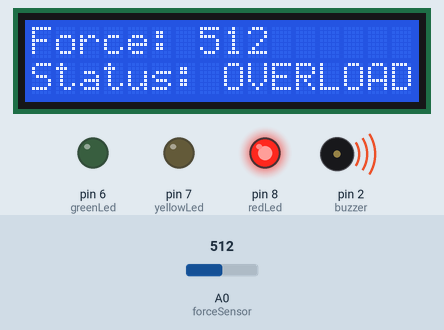
This sketch was run on a simulated Arduino Uno, built with avr-gcc and run on an emulated ATmega328P. Parts: 16×2 character LCD, output pins drawn as LEDs (lit = HIGH), buzzer (waves = sounding). The test bench sets the inputs (shaded band); at power-on: A0 (forceSensor) = 512.

Above: at 2.2 s.
2.3 s: A0 (forceSensor) set to 379
At 2.8 s:
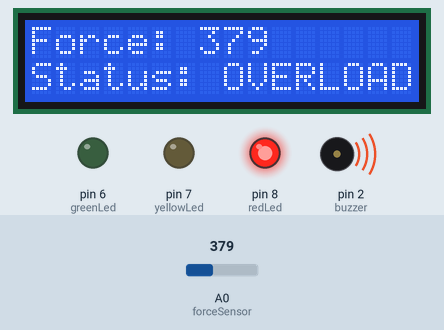
3.9 s: A0 (forceSensor) set to 363
At 4.7 s:
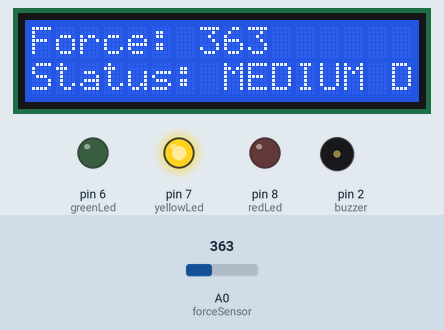
5.4 s: A0 (forceSensor) set to 258
At 6.1 s:
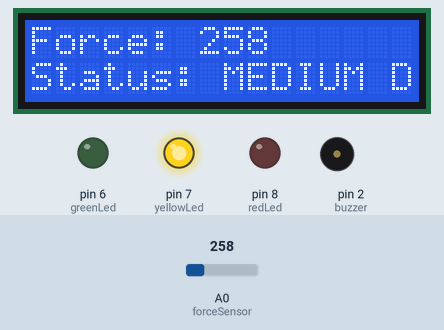
6.9 s: A0 (forceSensor) set to 238
At 7.6 s:
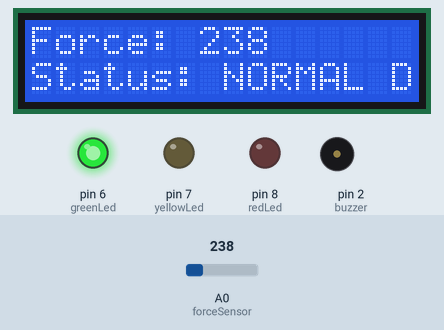
8.5 s: A0 (forceSensor) set to 3
At 9.0 s:
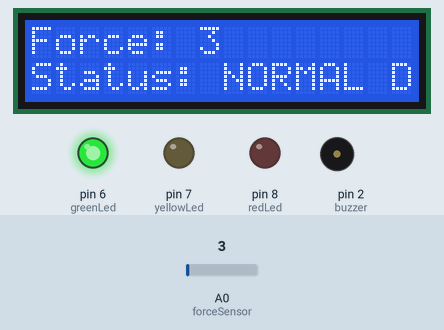
10.0 s: A0 (forceSensor) set to 0
At 10.9 s:
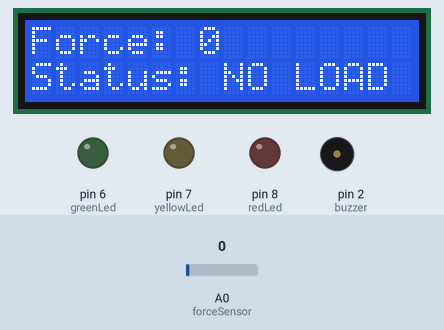
Timing chart, 0 to 12.5 s (numbered marks = the images above; inputs shaded):
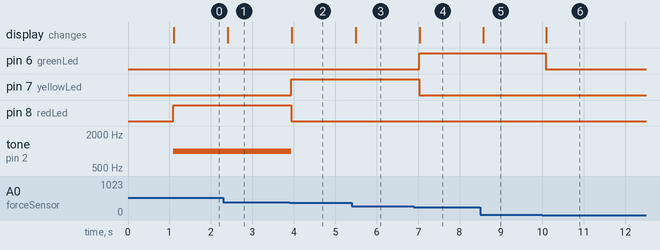

Measured:
- the behaviour switches between 371 and 370 on A0 (forceSensor) (found by bisection; images 1 and 2)
- the behaviour switches between 251 and 250 on A0 (forceSensor) (found by bisection; images 3 and 4)
- the behaviour switches between 2 and 1 on A0 (forceSensor) (found by bisection; images 5 and 6)
- after the input at 2.3 s, the display: changes after 0.10 s (image 1)
- after the input at 3.9 s, pin 7 (yellowLed): LOW → HIGH at once; pin 8 (redLed): HIGH → LOW at once; tone on pin 2 (buzzer): 1000 Hz → silent at once; the display: changes after 0.05 s (image 2)
- after the input at 5.4 s, the display: changes after 0.10 s (image 3)
- after the input at 6.9 s, pin 6 (greenLed): LOW → HIGH after 0.12 s; pin 7 (yellowLed): HIGH → LOW after 0.12 s; the display: changes after 0.14 s (image 4)
- after the input at 8.5 s, the display: changes after 0.08 s (image 5)
- after the input at 10.0 s, pin 6 (greenLed): HIGH → LOW after 0.08 s; the display: changes after 0.10 s (image 6)

The sketch:

main.ino
```cpp
#include <Wire.h>
#include <Adafruit_LiquidCrystal.h>

#define buzzer 2
#define redLed 8
#define yellowLed 7
#define greenLed 6
#define forceSensor A0

Adafruit_LiquidCrystal lcd(0);

int sensorValue = 0;
int frequency = 1000;

void setup() {
  pinMode(forceSensor, INPUT);
  pinMode(redLed, OUTPUT);
  pinMode(greenLed, OUTPUT);
  pinMode(yellowLed, OUTPUT);
  pinMode(buzzer, OUTPUT);

  Serial.begin(9600);

  lcd.begin(16, 2);
  lcd.setCursor(0, 0);
  lcd.print("System start");
  delay(1000);
  lcd.clear();
}

void loop() {
  sensorValue = analogRead(forceSensor);

  lcd.setCursor(0, 0);
  lcd.print("Force: ");
  lcd.print(sensorValue);
  lcd.print("    ");

  if (sensorValue > 1 && sensorValue <= 250) {
    digitalWrite(greenLed, HIGH);
    digitalWrite(yellowLed, LOW);
    digitalWrite(redLed, LOW);
    noTone(buzzer);

    lcd.setCursor(0, 1);
    lcd.print("Status: NORMAL ");
  }
  else if (sensorValue > 250 && sensorValue <= 370) {
    digitalWrite(greenLed, LOW);
    digitalWrite(yellowLed, HIGH);
    digitalWrite(redLed, LOW);
    noTone(buzzer);

    lcd.setCursor(0, 1);
    lcd.print("Status: MEDIUM ");
  }
  else if (sensorValue > 370) {
    digitalWrite(greenLed, LOW);
    digitalWrite(yellowLed, LOW);
    digitalWrite(redLed, HIGH);
    tone(buzzer, frequency);

    lcd.setCursor(0, 1);
    lcd.print("Status: OVERLOAD");
  }
  else {
    digitalWrite(greenLed, LOW);
    digitalWrite(yellowLed, LOW);
    digitalWrite(redLed, LOW);
    noTone(buzzer);

    lcd.setCursor(0, 1);
    lcd.print("Status: NO LOAD ");
  }

  delay(100);
}
```
